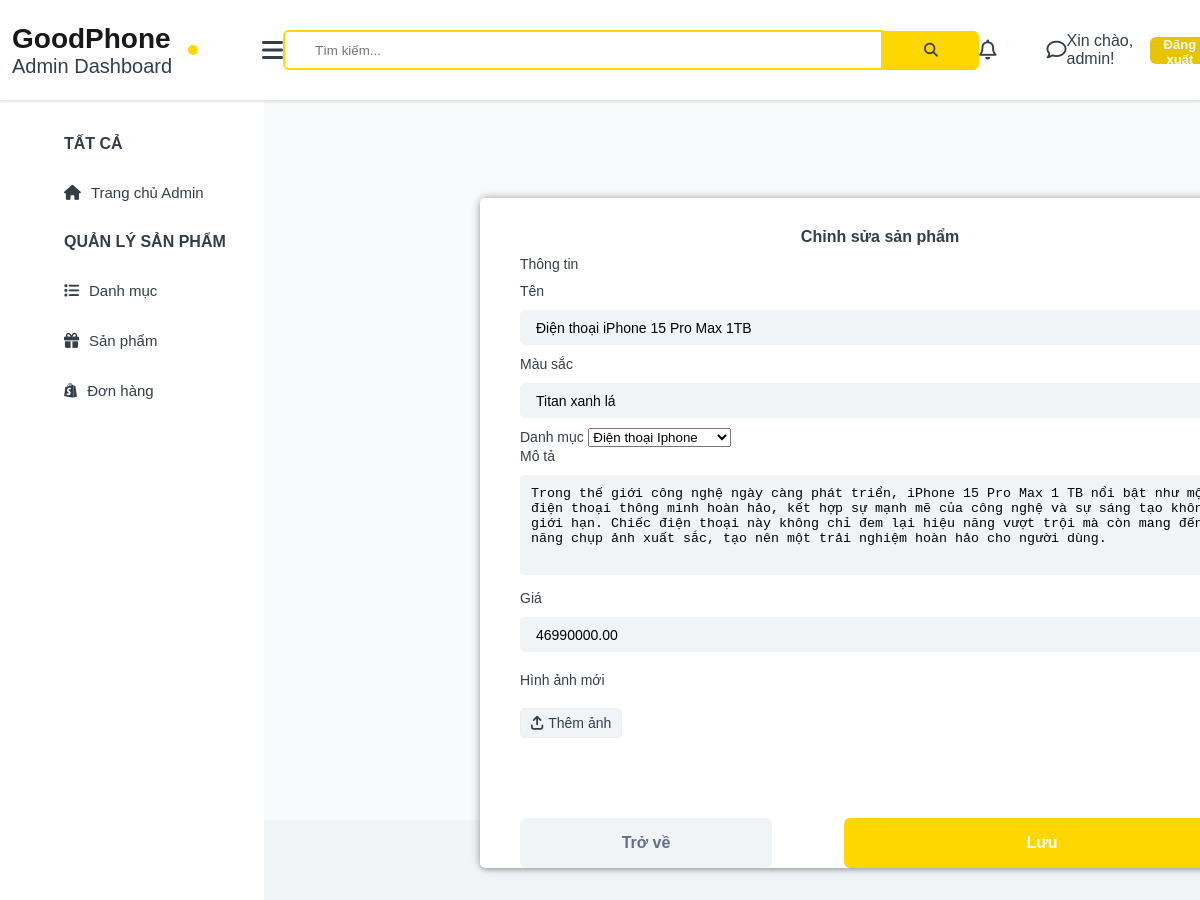
Screenshot of /admin/edit_product.php?id=51 (signed in) with the database file from the repository.
### tables this page shows
CREATE TABLE `phones` (
  `ID` int(11) NOT NULL,
  `Name` varchar(100) NOT NULL,
  `Color` varchar(100) NOT NULL,
  `Description` text NOT NULL,
  `Price` decimal(10,2) NOT NULL,
  `CategoryID` int(11) NOT NULL,
  `images_phone` varchar(200) NOT NULL,
  `Discount` decimal(10,2) DEFAULT 0.00,
  `CreatedAt` datetime NOT NULL
);

### admin/edit_product.php (the view, shortened to what this page needs)
<?php
include_once "../admin/includes/header-admin.php";
include_once "../admin/includes/sidebar-admin.php";
include_once "../admin/includes/footer-admin.php";
?>
<article>
    <section id="section-quanlysanpham">
        <div class="add-product-container1">
            <?php
            if ($_SERVER['REQUEST_METHOD'] == 'GET' && isset($_GET['id'])) {
                $product_id = $_GET['id'];
                $sql = "SELECT * FROM phones WHERE ID = '$product_id'";
                $result = mysqli_query($conn, $sql);
                if (mysqli_num_rows($result) > 0) {
                    $product = mysqli_fetch_assoc($result);
            ?>
            <form id="qlsp-edit-form" action="<?php echo htmlspecialchars($_SERVER["PHP_SELF"]); ?>" method="POST"
                enctype="multipart/form-data">
                <h1>Chỉnh sửa sản phẩm</h1>
                <h2>Thông tin</h2>
                <label for="product_name">Tên</label>
                <input type="text" class="form-control" id="product_name" name="product_name"
                    value="<?php echo $product['Name']; ?>" required>
                <label for="product_color">Màu sắc</label>
                <input type="text" class="form-control" id="product_color" name="product_color"
                    value="<?php echo $product['Color']; ?>" required>
                <label for="product_slug">Danh mục</label>
                <select name="category_id" id="category_slug">
                    <?php
                    $sql = "SELECT * FROM categories";
                    $result = mysqli_query($conn, $sql);
                    while ($row = mysqli_fetch_assoc($result)) {
                        $selected = ($row['ID'] == $product['CategoryID']) ? 'selected' : '';
                        echo '<option value="' . $row['ID'] . '" ' . $selected . '>' . $row['Name'] . '</option>';
                    }
                    ?>
                </select>
                <br>
                <label for="product_description">Mô tả</label>
                <textarea class="form-control" id="product_description" name="product_description"
                    required><?php echo $product['Description']; ?></textarea>
                <label for="product_price">Giá</label>
                <input type="number" class="form-control" id="price-input" name="product_price"
                    value="<?php echo $product['Price']; ?>" min="1000" required>
                <h2>Hình ảnh mới</h2>
                <label id="choose-file" for="imageInputEdit" class="custom-file-upload"><i
                        class="fa-solid fa-arrow-up-from-bracket"></i>Thêm ảnh</label>
                <div id="imagePreviewContainer-qlsp-edit"></div>
                <div class="btn-edit-or-discard">
                    <button type="button" id="btn-discard-edit" class="btn btn-primary"
                        onclick="cancelEditProducts()">Trở về</button>
                    <button type="submit" id="btn-edit">Lưu</button>
                </div>
            </form>
            <?php
                } else {
                    echo "Không tìm thấy sản phẩm.";
                }
            }
            ?>
        </div>
    </section>
</article>

### admin/assets/css/admin.css (style rules this page uses)
* { margin: 0; padding: 0; box-sizing: border-box; }
body { font-family: 'Poppins', sans-serif; }
html { scroll-behavior: smooth; }
:root { --primary: #3399ff; --secondary: #ebedef; --success: #51cc8a; --danger: #ef376e; --warning: #ffcc00; --info: #747af2; --light: #f0f4f7; --dark: #636f83; --text: #37383B; --white: #ffffff; --bs-blue: #0d6efd; --bs-indigo: #6610f2; --bs-purple: #6f42c1; --bs-pink: #d63384; --bs-red: #dc3545; --bs-orange: #fd7e14; --bs-yellow: #fed700; --bs-green: #198754; --bs-teal: #20c997; --bs-cyan: #0dcaf0; --bs-white: #fff; --bs-gray: #6c757d; --bs-ec-dark: #181818; --bs-ec-dark-body: #d9d9d9; --bs-primary: #fed700; --bs-ec-primary: #fed700; --bs-ec-primary-d: #e7c400; --bs-secondary: #6c757d; --bs-success: #198754; --bs-info: #0dcaf0; --bs-warning: #fed700; --bs-danger: #dc3545; --bs-light: #f8f9fa; --bs-dark: #333e48; --bs-dark1: #F5F5F5; --bs-dark2: #EAEAEA; --bs-dark3: #F8F8F8; --bs-gradient: linear-gradient(180deg, rgba(255, 255, 255, 0.15), rgba(255, 255, 255, 0)); }
article { width: 78%; height: 100vh; background-color: var(--light); position: absolute; top: 100px; right: 0; }
#section-quanlysanpham { width: 100%; height: 90vh; background-color: var(--bs-light); display: flex; justify-content: center; align-items: flex-start; }
.add-product-container1 { position: fixed; top: 22%; left: 40%; width: 800px; height: 670px; z-index: 1000; border-radius: 6px; box-shadow: 0 2px 10px rgba(0, 0, 0, 0.1), 0 -2px 10px rgba(0, 0, 0, 0.1), 2px 0 10px rgba(0, 0, 0, 0.1), -2px 0 10px rgba(0, 0, 0, 0.1); }
#qlsp-edit-form { position: absolute; top: 0; width: 100%; height: 100%; background-color: var(--white); box-shadow: 0 3px 3px rgba(0, 0, 0, 0.1); border-radius: 5px; padding: 30px 40px; }
#qlsp-form h1, #qlsp-edit-form h1 { font-size: 16px; font-weight: 600; text-align: center; color: var(--bs-dark); }
#qlsp-form h2, #qlsp-edit-form h2 { font-size: 14px; font-weight: 500; text-align: left; color: var(--bs-dark); margin: 10px 0px; }
#qlsp-form label, #qlsp-edit-form label { font-size: 14px; font-weight: 400; color: var(--bs-dark); }
#choose-file { margin-top: 10px; }
.custom-file-upload { border: 1px solid var(--secondary); border-radius: 5px; display: inline-block; padding: 6px 10px; cursor: pointer; font-size: 16px; font-weight: bold; text-align: center; vertical-align: middle; background-color: var(--light); transition: all 0.3s; margin-bottom: 10px; }
.custom-file-upload i { margin-right: 5px; }
#qlsp-form input, #qlsp-edit-form input { width: 100%; height: 35px; border-radius: 5px; border: 1px solid var(--light); background-color: var(--light); outline: none; padding-left: 15px; font-size: 14px; margin: 10px 0px; }
#qlsp-form textarea, #qlsp-edit-form textarea { width: 100%; height: 100px; border-radius: 5px; border: 1px solid var(--light); background-color: var(--light); outline: none; padding-top: 10px; padding-left: 10px; margin: 10px 0px; }
.btn-edit-or-discard { color: var(--color-white); font-size: 16px; font-weight: 600; width: 100%; height: 50px; display: flex; justify-content: space-between; align-items: center; margin-top: 10px; }
#btn-discard-edit { background-color: var(--light); border: 1px solid var(--dark); color: var(--dark); font-size: 16px; font-weight: 600; width: 35%; height: 50px; border: none; cursor: pointer; border-radius: 6px; }
#imagePreviewContainer-qlsp-edit { width: 100%; height: 60px; }
#qlsp-edit-form #btn-edit { background-color: var(--bs-ec-primary); color: var(--bs-white); font-size: 16px; font-weight: 600; width: 55%; height: 50px; border: none; cursor: pointer; border-radius: 6px; }

### rows the page displays
phones: product_name "Điện thoại iPhone 15 Pro Max 1TB", product_color "Titan xanh lá", product_description "Trong thế giới công nghệ ngày càng phát triển, iPhone 15 Pro Max 1 TB nổi bật như một điện thoại thông minh hoàn hảo, kết hợp sự mạnh mẽ của công nghệ và sự sáng tạo không giới hạn. Chiếc điện thoại này không chỉ đem lại hiệu năng vượt trội mà còn mang đến khả năng chụp ảnh xuất sắc, tạo nên một trải nghiệm hoàn hảo cho người dùng.", product_price "46990000.00"

### other values shown
$_SESSION['username'] "admin"
form field category_id "Điện thoại Iphone"
